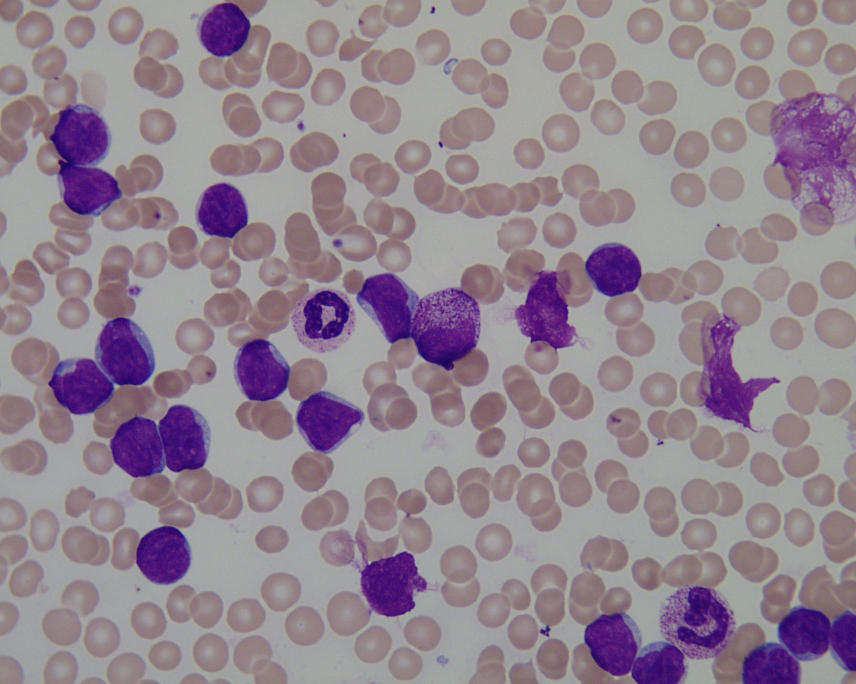
#> input picture ALL_IDB1/ALL_IDB1/im/Im006_1.jpg, 1712 x 1368 px, found by its file name (shown at 1/2 size)
$ python functioncode.py
#> lines starting #> are read from the running program, lines starting #| are printed output that depends on the picture; after the words box and inside, x2 and y2 are one past the last pixel; in counts of white or black regions, pixels touching at a corner belong together
import cv2
import numpy as np
import matplotlib.pyplot as plt
from PIL import Image
import math

class lympho_cell_detection:
    def __init__(self,image_path):
        self.image_path = image_path

    def resize_image(self,image):  #resize image
        scale_percent = 30
        width = int(image.shape[1] * scale_percent / 100)
        height = int(image.shape[0] * scale_percent / 100)
        dsize = (width, height)
        image = cv2.resize(image, dsize)
        return image

    def RGB2CMYK(self,RGB_image):
        K = 1 - np.max(RGB_image,axis = 2)
        C = (1-RGB_image[...,2] - K)/(1-K)
        M = (1-RGB_image[...,1] - K)/(1-K)
        Y = (1-RGB_image[...,0] - K)/(1-K)
        CMYK_image= (np.dstack((C,M,Y,K)) * 255).astype(np.uint8)
        return CMYK_image

    def CMYK2GRAY(self,CMYK_image):
        GRAY_image = cv2.cvtColor(CMYK_image, cv2.COLOR_BGR2GRAY)
        return GRAY_image

    # [15 lines left out: functions CMYK2GRB, GRAY_WHITEENHANCEMENT, not called in this run]

    def ZACK_ALGORITHM(self, GRAY_image, num_bins = 256):

        # CITED from: https://www.mathworks.com/matlabcentral/fileexchange/28047-gray-image-thresholding-using-the-triangle-method?fbclid=IwAR3sAWs9hQNhi9oiI7vshz9ScLxlvIEx5a_ucxRuyPe8V4DAKGERQJyBvv0

        lehisto, _ = np.histogram(GRAY_image, bins=256, range=(0, 256), density=True)
        xmax = np.argmax(lehisto)
        xmax = round(np.mean(xmax))  # Can have more than a single value!
        # Find location of first and last non-zero values. # Values < h/10000 are considered zeros.
        h = lehisto[xmax]
        indi = np.where(lehisto > h / 10000)[0]
        fnz = indi[0]
        lnz = indi[-1]
        # Pick side as the side with the longer tail. Assume one tail is longer.
        lspan = xmax - fnz
        rspan = lnz - xmax
        if rspan > lspan:  # then flip lehisto
            lehisto = np.flip(lehisto)
            a = num_bins - lnz + 1
            b = num_bins - xmax + 1
            isflip = 1
        else:
            lehisto = lehisto
            isflip = 0
            a = fnz
            b = xmax
        # Compute parameters of the straight line from first non-zero to peak
        m = h / (b - a)
        # Compute distances
        x1 = np.arange(0, b - a + 1)
        x1_adjusted = x1 + a
        x1_clipped = np.clip(x1_adjusted, 0, len(lehisto) - 1)
        y1 = lehisto[x1_clipped]
        beta = y1 + x1_clipped / m
        x2 = beta / (m + 1 / m)
        y2 = m * x2
        L = np.sqrt((y2 - y1)**2 + (x2 - x1_clipped)**2)
        # Obtain threshold as the location of maximum L.
        level = np.argmax(L)
        level = a + np.mean(level)
        # Flip back if necessary
        if isflip:
            level = num_bins - level + 1
        threshold = level / num_bins
        threshold_factor = 1
        increased_threshold = threshold * threshold_factor
        binary_image = (GRAY_image > int(increased_threshold * 255 )).astype(np.uint8) * 255
        return binary_image

    def FILTER_SMALLNOISE(self, binary_image):
        # Find contours in the binary image
        contours, _ = cv2.findContours(binary_image, cv2.RETR_EXTERNAL, cv2.CHAIN_APPROX_SIMPLE)
        # Create a mask and draw contours on the mask
        output_image = cv2.cvtColor(binary_image, cv2.COLOR_GRAY2BGR)
        mask = np.zeros_like(binary_image)
        for i, contour in enumerate(contours):
            area = cv2.contourArea(contour)
            #draw mask contour only when area>1000
            if area > 300:
                cv2.drawContours(mask, [contour], -1, 255, -1)
        # Apply the mask to create the processed image
        drawc_image = binary_image.copy()
        drawc_image[mask == 255] = 0
        output_image = binary_image - drawc_image
        return output_image

    def watershed_segmentation(self):
        image = cv2.imread("output_image.jpeg")
        gray = cv2.cvtColor(image, cv2.COLOR_BGR2GRAY)
        #cv2.imshow('gray', gray)

        #watershed segmentation to separate cell
        kernel = np.ones((3, 3), np.uint8)


        opening = cv2.morphologyEx(gray, cv2.MORPH_OPEN, kernel= np.ones((5, 5), np.uint8) , iterations=3)
        #cv2.imshow('opening', opening)
        gradient = cv2.subtract(opening, cv2.morphologyEx(opening, cv2.MORPH_GRADIENT, kernel )) # Calculate the gradient magnitude
        #cv2.imshow('gradient', gradient)
        _, binary = cv2.threshold(gradient, 0, 255, cv2.THRESH_BINARY+cv2.THRESH_OTSU) # Apply thresholding to create a binary image

        sure_bg = cv2.dilate(binary, kernel , iterations=6) # Apply morphological operations to remove small holes
        #cv2.imshow('sure_bg', sure_bg)
        dist_transform = cv2.distanceTransform(binary, cv2.DIST_L2, 0) # Find sure foreground (unknown region)
        _, sure_fg = cv2.threshold(dist_transform, 0.6*dist_transform.max(), 255, 0)
        sure_fg = np.uint8(sure_fg)
        #cv2.imshow('sure_fg', sure_fg)
        sure_fg1 = cv2.erode(sure_fg,kernel = np.ones((2, 2), np.uint8),iterations =3)
        #cv2.imshow('sure_fg1', sure_fg1)
        unknown = cv2.subtract(sure_bg, sure_fg1) # Subtract sure foreground from sure background to get unknown region
        #cv2.imshow('unknown', unknown)
        _, markers = cv2.connectedComponents(sure_fg1) # Label markers for the watershed algorithm
        markers += 1
        markers[unknown == 255] = 0
        markers = cv2.watershed(image, markers) # Apply watershed algorithm

        font = cv2.FONT_HERSHEY_SIMPLEX # Label the marks with numbers and draw boundaries inside the areas
        height, width = image.shape[:2]
        img = np.zeros((height, width, 3), dtype = np.uint8)
        for region_id in range(2, np.max(markers) + 1):  # Exclude background
            region_mask = markers == region_id
            region_area = np.sum(region_mask)

            if region_area > 100:  # Filter out small regions+


                imagecopy = image.copy()  # Mask out pixels outside the green contour
                imagecopy[~region_mask] = [0, 0, 0]
                img = img + imagecopy
        #cv2.imshow('img', img)
        return img

    def differentiate_grouped_lymphocyte(self,image):
        result_less_than_1100 = np.zeros_like(image)
        result_more_than_1100 = np.zeros_like(image)
        contours, _ = cv2.findContours(image, cv2.RETR_EXTERNAL, cv2.CHAIN_APPROX_SIMPLE)
        for contour in contours:

            contour_area = cv2.contourArea(contour)
            if contour_area < 1100:
                cv2.drawContours(result_less_than_1100, [contour], -1, (255, 255, 255), -1)
            else:
                cv2.drawContours(result_more_than_1100, [contour], -1, (255, 255, 255), -1)
        return result_less_than_1100,result_more_than_1100


    def cell_detection(self):

        # read cell_image_path
        original_image = cv2.imread(self.image_path)
#> original_image is the input picture: shape (1368, 1712, 3); mean B, G, R 143.8, 131.8, 145.9
        original_image = self.resize_image(original_image)
        #cv2.imshow('original_image', original_image)

        CMYK_image = self.RGB2CMYK(original_image)


        cyan_channel = CMYK_image[:, :, 0] *0.5
        magenta_channel = CMYK_image[:, :, 1]
        yellow_channel = CMYK_image[:, :,2]
        #cv2.imshow('Cyan Channel', cyan_channel)
        # cv2.imshow('Magenta Channel', magenta_channel)
        # cv2.imshow('yellow_channel', yellow_channel)


        GRAY_image = self.CMYK2GRAY(CMYK_image)
#> in CMYK2GRAY, `GRAY_image = cv2.cvtColor(CMYK_image, cv2.COLOR_BGR2GRAY)`:
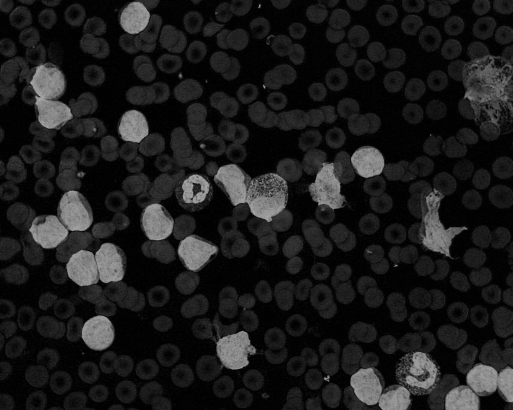
#> GRAY_image: shape (410, 513); min 0, max 170, mean 27.8

        ZACK_ALG_image_Cyan_Channel = self.ZACK_ALGORITHM(cyan_channel)
#> in ZACK_ALGORITHM, `lehisto, _ = np.histogram(GRAY_image, bins=256, range=(0, 256), densit..`: lehisto = 256 values, max 0.609 at index 0, min 0 at index 92, mean 0.00391
#> in ZACK_ALGORITHM, `xmax = np.argmax(lehisto)`: xmax = 0
#> in ZACK_ALGORITHM, `h = lehisto[xmax]`: h = 0.609
#> in ZACK_ALGORITHM, `indi = np.where(lehisto > h / 10000)[0]`: indi = 84 values from 0 to 84
#> in ZACK_ALGORITHM, `fnz = indi[0]`: fnz = 0
#> in ZACK_ALGORITHM, `lnz = indi[-1]`: lnz = 84
#> in ZACK_ALGORITHM, `lspan = xmax - fnz`: lspan = 0
#> in ZACK_ALGORITHM, `rspan = lnz - xmax`: rspan = 84
#> in ZACK_ALGORITHM, `lehisto = np.flip(lehisto)`: lehisto = 256 values, max 0.609 at index 255, min 0 at index 0, mean 0.00391
#> in ZACK_ALGORITHM, `a = num_bins - lnz + 1`: a = 173
#> in ZACK_ALGORITHM, `b = num_bins - xmax + 1`: b = 257
#> in ZACK_ALGORITHM, `m = h / (b - a)`: m = 0.00725
#> in ZACK_ALGORITHM, `x1_adjusted = x1 + a`: x1_adjusted = 85 values from 173 to 257
#> in ZACK_ALGORITHM, `x1_clipped = np.clip(x1_adjusted, 0, len(lehisto) - 1)`: x1_clipped = 85 values from 173 to 255
#> in ZACK_ALGORITHM, `y1 = lehisto[x1_clipped]`: y1 = 85 values, max 0.609 at index 82, min 7.13e-05 at index 0, mean 0.0261
#> in ZACK_ALGORITHM, `beta = y1 + x1_clipped / m`: beta = 85 values from 23870.1 to 35184.8
#> in ZACK_ALGORITHM, `x2 = beta / (m + 1 / m)`: x2 = 85 values from 173 to 255
#> in ZACK_ALGORITHM, `y2 = m * x2`: y2 = 85 values from 1.25 to 1.85
#> in ZACK_ALGORITHM, `L = np.sqrt((y2 - y1)**2 + (x2 - x1_clipped)**2)`: L = 85 values, max 1.8 at index 77, min 1.24 at index 82, mean 1.53
#> in ZACK_ALGORITHM, `level = np.argmax(L)`: level = 77
#> in ZACK_ALGORITHM, `level = a + np.mean(level)`: level = 250
#> in ZACK_ALGORITHM, `level = num_bins - level + 1`: level = 7
#> in ZACK_ALGORITHM, `threshold = level / num_bins`: threshold = 0.0273
#> in ZACK_ALGORITHM, `binary_image = (GRAY_image > int(increased_threshold * 255 )).astype(n..`:
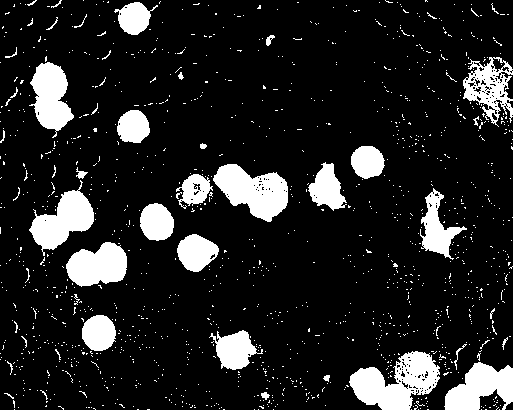
#> binary_image: shape (410, 513); 13.7% white; 1301 white regions (1258 under 20 px)
        # [4 lines of commented-out code are left out]
        smallNOISE_FILTERED_imagefiltered = self.FILTER_SMALLNOISE(ZACK_ALG_image_Cyan_Channel)
#> in FILTER_SMALLNOISE, `contours, _ = cv2.findContours(binary_image, cv2.RETR_EXTERNAL, cv2.CH..`: contours = 1300 contours, 1277 with area under 20; largest, box (x1, y1, x2, y2) and area: (349, 351, 440, 410) 3066, (213, 164, 288, 222) 2524, (29, 180, 94, 256) 2098, (444, 362, 513, 410) 1992, (29, 62, 74, 138) 1904
#> the loop in FILTER_SMALLNOISE, `for i, contour in enumerate(contours):` made 1300 passes
#> area on passes 217, 282, 397: 1992, 3066, 1089
        #cv2.imshow('smallNOISE_FILTERED_imagefiltered', smallNOISE_FILTERED_imagefiltered)


        result_less_than_1100, result_more_than_1100 = self.differentiate_grouped_lymphocyte(smallNOISE_FILTERED_imagefiltered)
#> in differentiate_grouped_lymphocyte, `contours, _ = cv2.findContours(image, cv2.RETR_EXTERNAL, cv2.CHAIN_APP..`: contours = 17 contours; largest, box (x1, y1, x2, y2) and area: (349, 351, 440, 410) 3066, (213, 164, 288, 222) 2524, (29, 180, 94, 256) 2098, (444, 362, 513, 410) 1992, (29, 62, 74, 138) 1904
#> the loop in differentiate_grouped_lymphocyte, `for contour in contours: ` made 17 passes
#> contour_area on passes 1 to 8: 1992, 3066, 1089, 915, 1899, 1047.5, 955.5, 1193
        #cv2.imshow('Contours Less Than 1000', result_less_than_1100)

        masked_imageresult_more_than_1100 = cv2.bitwise_and(smallNOISE_FILTERED_imagefiltered, result_more_than_1100)
#> masked_imageresult_more_than_1100: shape (410, 513); 8% white; 9 white regions (1 under 20 px), largest, box (x1, y1, x2, y2) and area: (349, 351, 440, 410) 3075, (213, 164, 288, 222) 2591, (29, 180, 94, 256) 2216
        masked_imageresult_less_than_1100 = cv2.bitwise_and(smallNOISE_FILTERED_imagefiltered, result_less_than_1100)
#> masked_imageresult_less_than_1100: shape (410, 513); 4.1% white; 9 white regions, largest, box (x1, y1, x2, y2) and area: (209, 330, 263, 370) 1178, (177, 234, 219, 272) 1089, (308, 162, 347, 211) 1071
        #cv2.imshow('masked_imageresult_more_than_1100', masked_imageresult_more_than_1100)
        #cv2.imshow('masked_image', masked_imageresult_more_than_1100)
        cv2.imwrite("output_image.jpeg", masked_imageresult_more_than_1100)


        watershed_image = self.watershed_segmentation()
#> in watershed_segmentation, `markers += 1`:
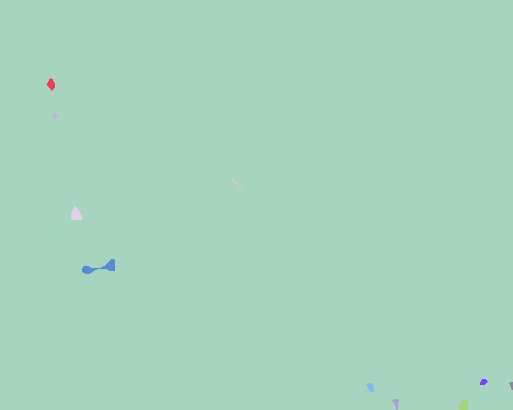
#> markers: shape (410, 513) int32; 12 distinct labels, from 1 to 12; one colour per label, 0 black
#> in watershed_segmentation, `markers[unknown == 255] = 0`:
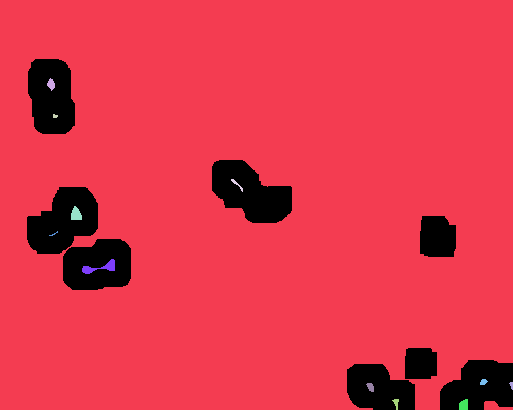
#> markers: shape (410, 513) int32; 13 distinct labels, from 0 to 12; one colour per label, 0 black
#> in watershed_segmentation, `markers = cv2.watershed(image, markers)`:
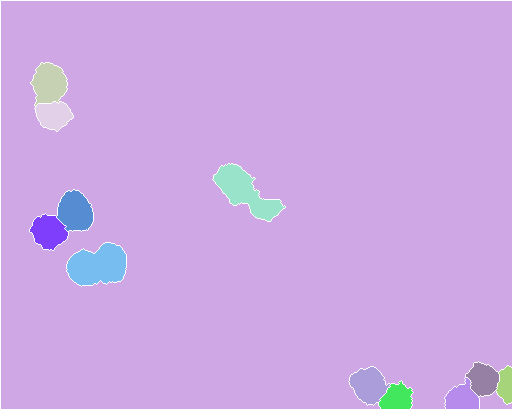
#> markers: shape (410, 513) int32; 13 distinct labels, from -1 to 12; one colour per label, 0 black, -1 white
#> in watershed_segmentation, `font = cv2.FONT_HERSHEY_SIMPLEX`: font = 0
#> the loop in watershed_segmentation, `for region_id in range(2, np.max(markers) + 1):` made 11 passes
#> region_area on passes 1 to 8: 1080, 755, 1714, 1098, 908, 1872, 764, 978
#> pass 1, in watershed_segmentation, `region_mask = markers == region_id`:
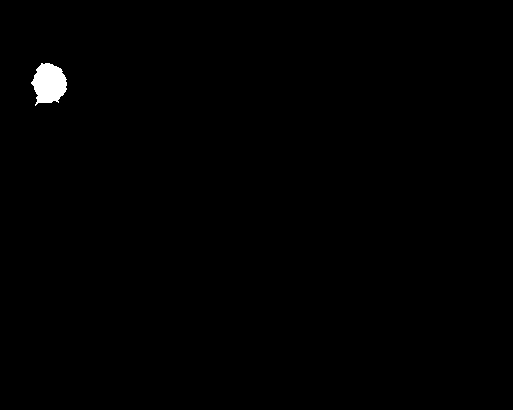
#> region_mask: shape (410, 513) bool; 0.51% white; 1 white region, box (x1, y1, x2, y2) and area: (31, 63, 67, 106) 1080
        watershed_image = cv2.cvtColor(watershed_image,cv2.COLOR_BGR2GRAY)


        combine_image = cv2.bitwise_or(watershed_image,masked_imageresult_less_than_1100)
        cv2.imshow('combine_image', combine_image)


        three_channel_image = np.stack((combine_image,) * 3, axis=-1)
        print(three_channel_image.shape)
#| (410, 513, 3)
        print(original_image.shape)
#| (410, 513, 3)
        masked_image = cv2.bitwise_and(original_image, three_channel_image)
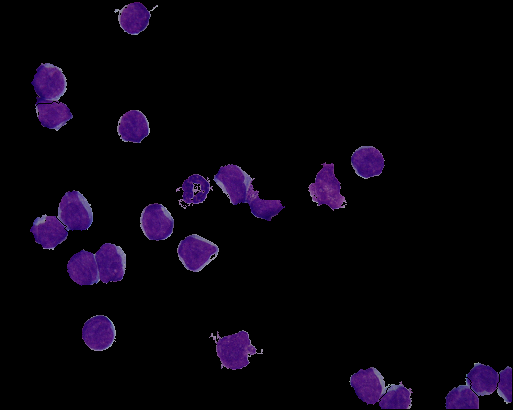
#> masked_image: shape (410, 513, 3); mean of channels 0, 1, 2 11.4, 3.2, 7.5; drawn as B, G, R
        cv2.imshow('masked_image', masked_image)

        cv2.waitKey(0)
        cv2.destroyAllWindows


if __name__ == "__main__":
    #D:\Image_procesing\Ass\ALL_IDB1\ALL_IDB1\im\Im003_1.jpg
    #D:\Image_procesing\Ass\ALL_IDB1\ALL_IDB1\im\Im034_0.jpg
    #D:\Image_procesing\Ass\ALL_IDB1\ALL_IDB1\im\Im056_1.jpg
    #D:\Image_procesing\Ass\ALL_IDB1\ALL_IDB1\im\Im059_1.jpg
    path = "D:\Image_procesing\Ass\ALL_IDB1\ALL_IDB1\im\Im006_1.jpg"

    lcd = lympho_cell_detection(path)

    lcd.cell_detection()


'''contours, _ = cv2.findContours(np.uint8(region_mask), cv2.RETR_EXTERNAL, cv2.CHAIN_APPROX_SIMPLE)
                if contours:
                    contour = contours[0]

                    perimeter = cv2.arcLength(contour, True)
                    area = cv2.contourArea(contour)

                    convex_hull = cv2.convexHull(contour)
                    convex_area = cv2.contourArea(convex_hull)
                    convex_perimeter = cv2.arcLength(convex_hull, True)
                    ellipse = cv2.fitEllipse(contour)
                    major_axis = max(ellipse[1])
                    minor_axis = min(ellipse[1])

                    roundness = (4 * math.pi * area) / (convex_perimeter ** 2)
                    solidity = area / convex_area
                    elongation = 1 - (minor_axis / major_axis)
                    eccentricity = math.sqrt(major_axis**2 - minor_axis**2) / major_axis
                    convexity = convex_perimeter / perimeter

                    # Display roundness on the mask
                    # roundness_text = f" {number_of_masks}"
                    # text_position = (int(contour[0][0][0]), int(contour[0][0][1]) )
                    # cv2.putText(img, roundness_text, text_position, cv2.FONT_HERSHEY_SIMPLEX, 0.5, (0, 0, 255), 1)
                    print(f"Mask:{number_of_masks}  Area: {area}    Roundness:{roundness:.2f}   Solidty:{solidity:.2f}   Elongation:{elongation:.2f}    Eccentricity:{eccentricity:.2f}   Convexity:{convexity:.2f}")'''
